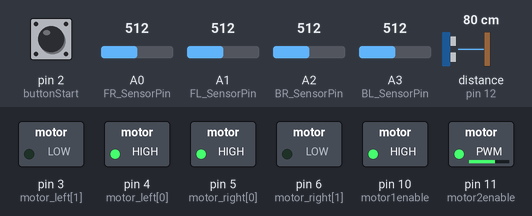
This sketch was run on a simulated Arduino Uno, built with avr-gcc and run on an emulated ATmega328P. On the bench: switched loads named in the sketch (green lamp = pin HIGH). The inputs (shaded band) are chosen by the test bench; at power-on: A1 (FL_SensorPin) = 512, A0 (FR_SensorPin) = 512, A3 (BL_SensorPin) = 512, A2 (BR_SensorPin) = 512, pin 2 (buttonStart) LOW, distance to the obstacle (sensor on pin 12) 80 cm. The echo pulse lasts 58.3 µs per cm; what the sketch prints to the serial monitor is not drawn.

Above: at 6.2 s.
6.3 s: A1 (FL_SensorPin) set to 716
At 7.2 s:
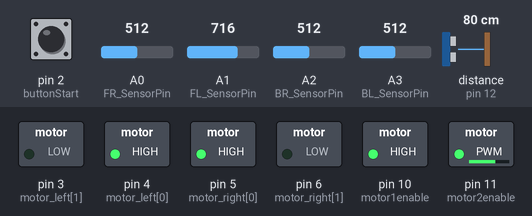
7.8 s: A0 (FR_SensorPin) set to 591
9.3 s: A0 (FR_SensorPin) set to 618
At 10.5 s:
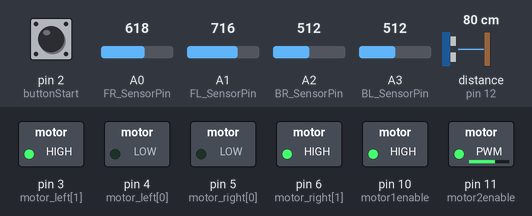
10.8 s: A3 (BL_SensorPin) set to 716
At 11.9 s:
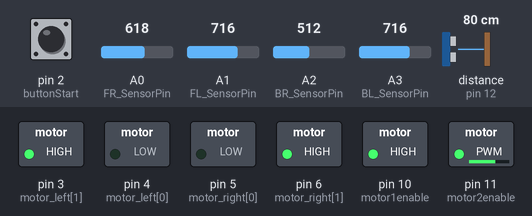
12.3 s: A2 (BR_SensorPin) set to 684
13.8 s: A2 (BR_SensorPin) set to 708
At 14.2 s:
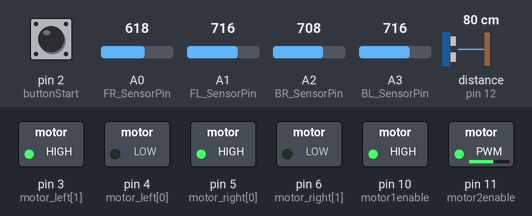
Timing chart, 0 to 16.3 s (numbered marks = the images above; inputs shaded):
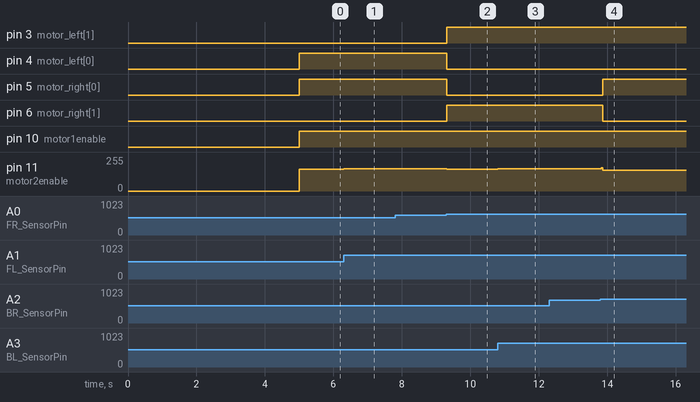

Measured:
- the behaviour switches between 600 and 601 on A0 (FR_SensorPin) (found by bisection; images 1 and 2)
- the behaviour switches between 700 and 701 on A2 (BR_SensorPin) (found by bisection; images 3 and 4)
- after the input at 6.3 s, pin 11 (motor2enable): 165/255 → 166/255 at once
- after the input at 9.3 s, pin 3 (motor_left[1]), pin 6 (motor_right[1]): LOW → HIGH at once; pin 4 (motor_left[0]), pin 5 (motor_right[0]): HIGH → LOW at once; pin 11 (motor2enable): 166/255 → 165/255 at once
- after the input at 10.8 s, pin 11 (motor2enable): 165/255 → 166/255 at once
- after the input at 13.8 s, pin 5 (motor_right[0]): LOW → HIGH after 0.07 s; pin 6 (motor_right[1]): HIGH → LOW after 0.07 s; pin 11 (motor2enable): 166/255 → 154/255 at once

The sketch:

SUMoBOT_V2.ino
```cpp
#include <NewPing.h>
// Use this code to test your motor with the Arduino board:

// if you need PWM, just use the PWM outputs on the Arduino
// and instead of digitalWrite, you should use the analogWrite command

// --------------------------------------------------------------------------- Motors
int Dist_Counter = 0;
int Dist_Average[] = {0, 0, 0, 0, 0, 0, 0, 0, 0, 0};
int Distance = 0;
int motor_left[] = {4, 3};
int motor_right[] = {5, 6};

int motor1enable = 10;
int motor2enable = 11;

int DistanceDetect = 15;

int enableLightOutput = 1;

int enableUSB = 0;
// --------------------------------------------------------------------------- Sonar
#define TRIGGER_PIN  13  // Arduino pin tied to trigger pin on the ultrasonic sensor.
#define ECHO_PIN     12  // Arduino pin tied to echo pin on the ultrasonic sensor.
#define MAX_DISTANCE 400 // Maximum distance we want to ping for (in centimeters). Maximum sensor distance is rated at 400-500cm.

NewPing sonar(TRIGGER_PIN, ECHO_PIN, MAX_DISTANCE); // NewPing setup of pins and maximum distance.

// --------------------------------------------------------------------------- Deff

const int buttonStart = 2;
bool Start = false;
int buttonState = 0;


int FL_SensorPin = A1;    // select the input pin for the potentiometer
int FL_SensorValue = 0;  // variable to store the value coming from the sensor
int FR_SensorPin = A0;    // select the input pin for the potentiometer
int FR_SensorValue = 0;  // variable to store the value coming from the sensor
int BL_SensorPin = A3;    // select the input pin for the potentiometer
int BL_SensorValue = 0;  // variable to store the value coming from the sensor
int BR_SensorPin = A2;    // select the input pin for the potentiometer
int BR_SensorValue = 0;  // variable to store the value coming from the sensor

int Value_Dark = 1000;
int Value_Light = 590;
//int Light_Freshold = 795;

int Light_Freshold_Front = 600;

int Light_Freshold_Back = 700;


// --------------------------------------------------------------------------- Setup
void setup() {
  Serial.begin(115200);

  // Setup motors
  int i;
  for (i = 0; i < 2; i++) {
    pinMode(motor_left[i], OUTPUT);
    pinMode(motor_right[i], OUTPUT);
  }
delay(5000);
}

// --------------------------------------------------------------------------- Loop
void loop() {


//  motortest();


  buttonState = digitalRead(buttonStart);


  // check if the pushbutton is pressed.
  // if it is, the buttonState is HIGH:
  if (buttonState == HIGH && Start == false) {
    Start = true;
  }

  //if (buttonState == HIGH && Start == true) {
  //  Start = false;
 // }

//  if (Start == true) { // IF START START
    FL_SensorValue = analogRead(FL_SensorPin);
    FR_SensorValue = analogRead(FR_SensorPin);
    BL_SensorValue = analogRead(BL_SensorPin);
    BR_SensorValue = analogRead(BR_SensorPin);

    if (enableLightOutput == 1) {
      Serial.print("FL:");
      Serial.println(FL_SensorValue);
      Serial.print("FR:");
      Serial.println(FR_SensorValue);
      Serial.print("BL:");
      Serial.println(BL_SensorValue);
      Serial.print("BR:");
      Serial.println(BR_SensorValue);

//delay(500);
   }
    Border_Check_Light();


 // } // IF START END

}

// --------------------------------------------------------------------------- Drive & Functions

void motortest()
{
  int i = 80;
 for (i = 80; i < 150; i++) {


  setMotor1Left(i, true);

  Serial.println(i);
   delay(2000);

 }

}


void setMotor1Left(int speed, boolean reverse)
{
  if (enableUSB == 1){
  speed = speed + 50;
  }
  analogWrite(motor1enable, speed + 420);
  digitalWrite(motor_left[0], ! reverse);
  digitalWrite(motor_left[1], reverse);
}

void setMotor2Right(int speed, boolean reverse)
{
    if (enableUSB == 1){
  speed = speed +50;
  }
  analogWrite(motor2enable, speed + 420);
  digitalWrite(motor_right[0], ! reverse);
  digitalWrite(motor_right[1], reverse);
}


void Detect() {

  delay(20);                      // Wait 50ms between pings (about 20 pings/sec). 29ms should be the shortest delay between pings.
  unsigned int uS = sonar.ping(); // Send ping, get ping time in microseconds (uS).

  int Dist = uS / US_ROUNDTRIP_CM;

Serial.print("Ping: ");
  Serial.print(Dist); // Convert ping time to distance and print result (0 = outside set distance range, no ping echo)
  Serial.println("cm");


  if (Dist_Counter < 9)
  {
    Dist_Average[Dist_Counter] = Dist;

  } else
  {
    Dist_Counter = -1;
  }

  Dist_Counter += 1;

  int sum = 0;

  for (int i = 0; i < 9; i++)
  {
    sum += Dist_Average[i];
  }

  Distance = sum / 9;


  if (Distance < DistanceDetect) {

    setMotor1Left(10, true);

    setMotor2Right(10, true);
    delay(15);
    //Serial.println("FWD");
  }
  else {
    setMotor1Left(-10, true);
    setMotor2Right(-10, false);
  }

}

void Border_Check_Light() {

  if (  FL_SensorValue <= Light_Freshold_Front)
  {

    setMotor1Left(2, false);
    setMotor2Right(1, false);
    delay(5);

  }

  else if (  FR_SensorValue <= Light_Freshold_Front)
  {
    setMotor1Left(1, false);
    setMotor2Right(2, false);
delay(5);
  }

  else if (  BL_SensorValue <= Light_Freshold_Back)
  {

    setMotor1Left(2, true);
    setMotor2Right(1, true);
    delay(5);
  }
  else if (  BR_SensorValue <= Light_Freshold_Back)
  {

    setMotor1Left(1, true);
    setMotor2Right(2, true);
    delay(5);
  }
  else if (  FL_SensorValue=Light_Freshold_Front && FR_SensorValue <= Light_Freshold_Front)
  {

    setMotor1Left(20, false);
    setMotor2Right(20, false);
    delay(5);
  }
  else if (  BL_SensorValue <= Light_Freshold_Back && BR_SensorValue <= Light_Freshold_Back)
  {

    setMotor1Left(20, true);
    setMotor2Right(20, true);
    delay(5);
  }


  else
  {

    Detect();


  }


}

void outputtoS(String text)
{
Serial.println(text);
}

//void Border_Check_Dark() {
//
//  if (  L1_SensorValue > Light_Freshold)
//  {
//
//
//  }
//
//  if (  L2_SensorValue > Light_Freshold)
//  {
//
//
//  }
//
//  if (  L3_SensorValue > Light_Freshold)
//  {
//
//
//  }
//  if (  L4_SensorValue > Light_Freshold)
//  {
//
//
//  }
//
//
//
//
//
//}


void motor_stop() {
  digitalWrite(motor_left[0], LOW);
  digitalWrite(motor_left[1], LOW);

  digitalWrite(motor_right[0], LOW);
  digitalWrite(motor_right[1], LOW);
  //delay(25);
}
```
